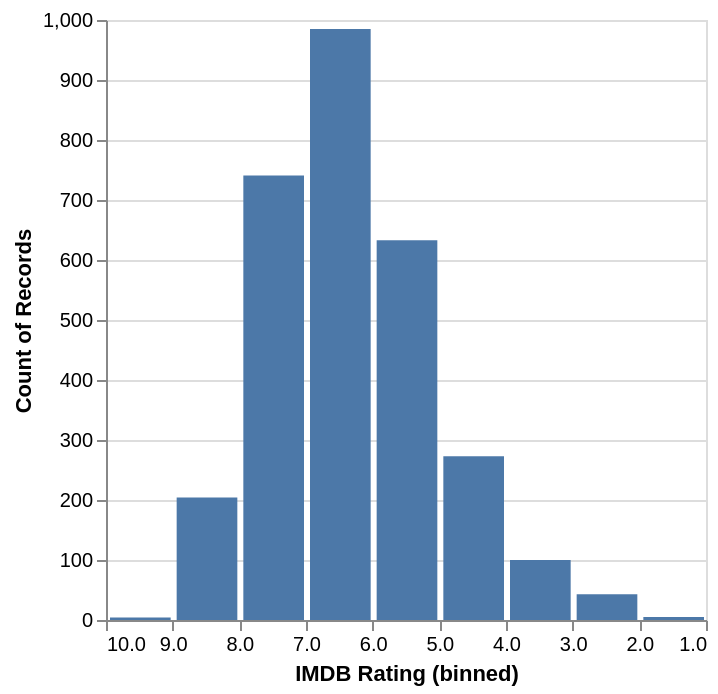

The Vega-Lite source for this figure:
### Vega-Lite specification from a JSON file in a GitHub repository (floating-point values rounded to 4 significant figures; data arrays with more than 128 entries replaced by an {"elided": "..."} marker saying what was removed)
{"$schema": "https://vega.github.io/schema/vega-lite/v4.json", "data": {"values": {"elided": "3201 records"}}, "mark": {"type": "bar", "binSpacing": 3}, "encoding": {"x": {"bin": true, "field": "IMDB Rating", "scale": {"reverse": true}}, "y": {"aggregate": "count"}}}
